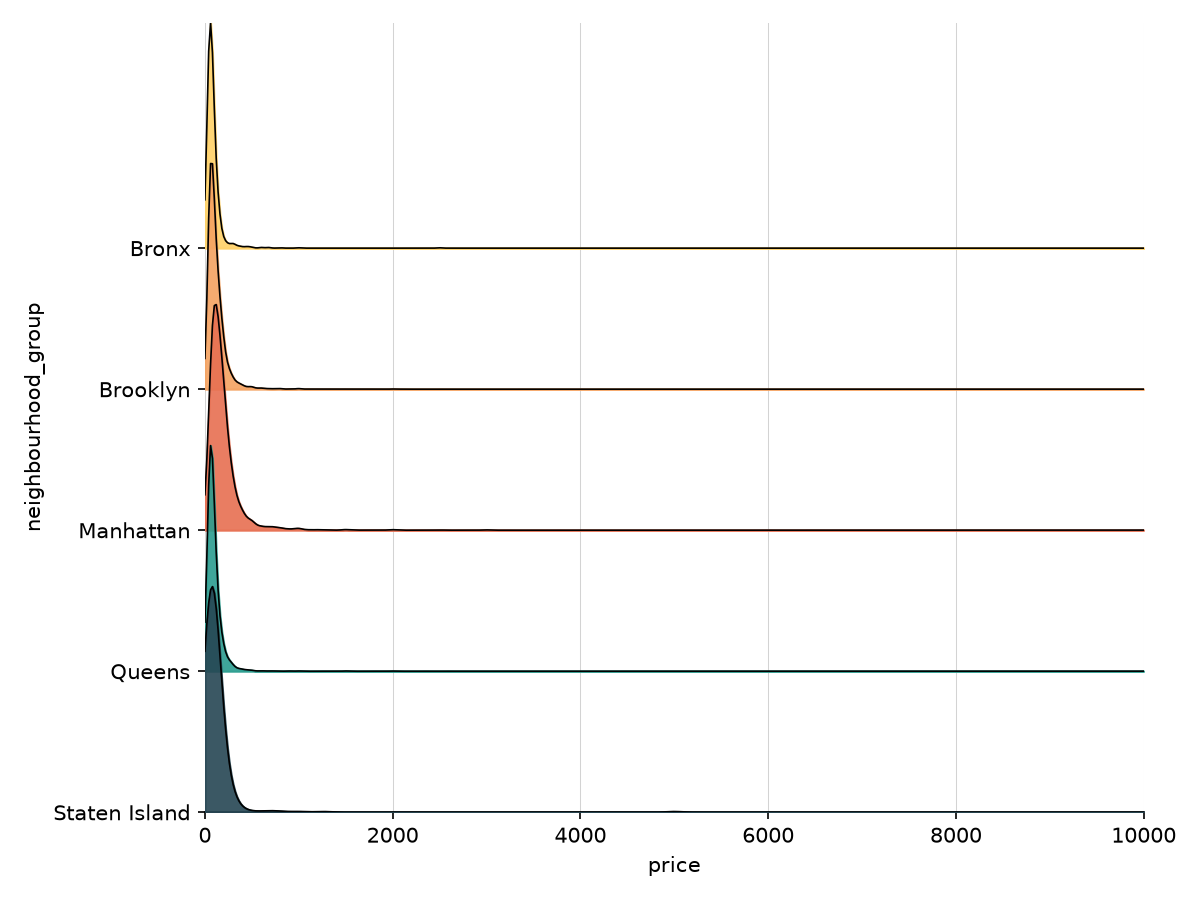

The Python source for this figure:
"""Ridgeline chart of listing price distribution by neighbourhood group."""

from pathlib import Path

import matplotlib.pyplot as plt
import numpy as np
import pandas as pd
from scipy.stats import gaussian_kde

SCRIPT_DIR = Path(__file__).resolve().parent
CSV_PATH = SCRIPT_DIR.parent / "AB_NYC_2019 - 2 Col.csv"
GROUP_COL = "neighbourhood_group"
VALUE_COL = "price"

# Plotted bottom-to-top, so this is reversed from the desired top-to-bottom
# reading order: Bronx, Brooklyn, Manhattan, Queens, Staten Island.
GROUP_ORDER = ["Staten Island", "Queens", "Manhattan", "Brooklyn", "Bronx"]

GROUP_COLORS = {
    "Bronx": "#FFD166",
    "Brooklyn": "#F4A261",
    "Manhattan": "#E76F51",
    "Queens": "#2A9D8F",
    "Staten Island": "#264653",
}

PRICE_CAP = 20000  # drop extreme outliers so the KDE isn't dominated by them


def load_data():
    df = pd.read_csv(CSV_PATH)
    df = df[[GROUP_COL, VALUE_COL]].dropna()
    df = df[(df[VALUE_COL] > 0) & (df[VALUE_COL] <= PRICE_CAP)]
    return df


def main():
    df = load_data()

    groups = GROUP_ORDER
    n = len(groups)

    x_grid = np.linspace(0, df[VALUE_COL].max(), 500)

    fig, ax = plt.subplots(figsize=(8, 6))

    overlap = 1.6  # vertical spacing multiplier; >1 makes ridges overlap
    row_height = 1.0

    for i, group in enumerate(groups):
        values = df.loc[df[GROUP_COL] == group, VALUE_COL]
        kde = gaussian_kde(values)
        density = kde(x_grid)
        density = density / density.max()  # normalize each ridge to same peak height

        baseline = i * row_height
        y = baseline + density * row_height * overlap

        ax.fill_between(x_grid, baseline, y, color=GROUP_COLORS[group], alpha=0.9, zorder=n - i)
        ax.plot(x_grid, y, color="black", linewidth=0.8, zorder=n - i)

    ax.set_yticks([i * row_height for i in range(n)])
    ax.set_yticklabels(groups)
    ax.set_xlabel(VALUE_COL)
    ax.set_ylabel(GROUP_COL)
    ax.set_xlim(0, df[VALUE_COL].max())
    ax.set_ylim(0, (n - 1) * row_height + row_height * overlap)

    ax.spines["top"].set_visible(False)
    ax.spines["right"].set_visible(False)
    ax.spines["left"].set_visible(False)
    ax.grid(axis="x", color="lightgray", linewidth=0.5, zorder=0)
    ax.set_axisbelow(True)

    fig.tight_layout()
    fig.savefig(SCRIPT_DIR / "ridgeline-basic.png", dpi=150)
    plt.show()


if __name__ == "__main__":
    main()
